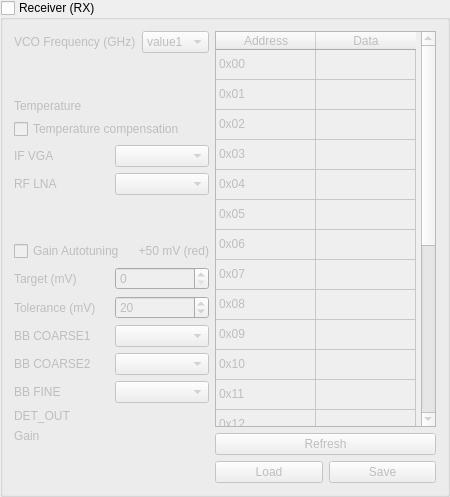
             <widget class="QGroupBox" name="gb_receiver">
              <property name="sizePolicy">
               <sizepolicy hsizetype="Expanding" vsizetype="Expanding">
                <horstretch>0</horstretch>
                <verstretch>0</verstretch>
               </sizepolicy>
              </property>
              <property name="title">
               <string>Receiver (RX)</string>
              </property>
              <property name="checkable">
               <bool>true</bool>
              </property>
              <property name="checked">
               <bool>false</bool>
              </property>
              <layout class="QVBoxLayout" name="verticalLayout_13">
               <item>
                <layout class="QHBoxLayout" name="horizontalLayout_13">
                 <item>
                  <layout class="QVBoxLayout" name="verticalLayout_8">
                   <item>
                    <layout class="QVBoxLayout" name="verticalLayout_9">
                     <item>
                      <layout class="QHBoxLayout" name="horizontalLayout_15">
                       <item>
                        <widget class="QLabel" name="lbl_rx_vco">
                         <property name="text">
                          <string>VCO Frequency (GHz)</string>
                         </property>
                        </widget>
                       </item>
                       <item>
                        <widget class="QComboBox" name="cb_rx_vco">
                         <item>
                          <property name="text">
                           <string>value1</string>
                          </property>
                         </item>
                         <item>
                          <property name="text">
                           <string>value2</string>
                          </property>
                         </item>
                        </widget>
                       </item>
                      </layout>
                     </item>
                     <item>
                      <spacer name="verticalSpacer_5">
                       <property name="orientation">
                        <enum>Qt::Vertical</enum>
                       </property>
                       <property name="sizeHint" stdset="0">
                        <size>
                         <width>20</width>
                         <height>40</height>
                        </size>
                       </property>
                      </spacer>
                     </item>
                     <item>
                      <layout class="QHBoxLayout" name="horizontalLayout_20">
                       <item>
                        <widget class="QLabel" name="lbl_rx_temp">
                         <property name="text">
                          <string>Temperature</string>
                         </property>
                        </widget>
                       </item>
                       <item>
                        <widget class="QLabel" name="lbl_rx_temp_dyn">
                         <property name="text">
                          <string/>
                         </property>
                         <property name="alignment">
                          <set>Qt::AlignRight|Qt::AlignTrailing|Qt::AlignVCenter</set>
                         </property>
                        </widget>
                       </item>
                      </layout>
                     </item>
                     <item>
                      <widget class="QCheckBox" name="chk_rx_auto_ifvga_rflna">
                       <property name="text">
                        <string>Temperature compensation</string>
                       </property>
                      </widget>
                     </item>
                     <item>
                      <layout class="QHBoxLayout" name="horizontalLayout_16">
                       <item>
                        <widget class="QLabel" name="lbl_rx_ifvga">
                         <property name="text">
                          <string>IF VGA</string>
                         </property>
                        </widget>
                       </item>
                       <item>
                        <widget class="QComboBox" name="cb_rx_ifvga">
                         <property name="currentIndex">
                          <number>-1</number>
                         </property>
                         <item>
                          <property name="text">
                           <string>value1</string>
                          </property>
                         </item>
                         <item>
                          <property name="text">
                           <string>value2</string>
                          </property>
                         </item>
                        </widget>
                       </item>
                      </layout>
                     </item>
                     <item>
                      <layout class="QHBoxLayout" name="horizontalLayout_17">
                       <item>
                        <widget class="QLabel" name="lbl_rx_rflna">
                         <property name="text">
                          <string>RF LNA</string>
                         </property>
                        </widget>
                       </item>
                       <item>
                        <widget class="QComboBox" name="cb_rx_rflna">
                         <property name="currentIndex">
                          <number>-1</number>
                         </property>
                         <item>
                          <property name="text">
                           <string>value1</string>
                          </property>
                         </item>
                         <item>
                          <property name="text">
                           <string>value2</string>
                          </property>
                         </item>
                        </widget>
                       </item>
                      </layout>
                     </item>
                     <item>
                      <spacer name="verticalSpacer_6">
                       <property name="orientation">
                        <enum>Qt::Vertical</enum>
                       </property>
                       <property name="sizeHint" stdset="0">
                        <size>
                         <width>20</width>
                         <height>40</height>
                        </size>
                       </property>
                      </spacer>
                     </item>
                     <item>
                      <layout class="QHBoxLayout" name="horizontalLayout">
                       <item>
                        <widget class="QCheckBox" name="chk_rx_autotuning">
                         <property name="text">
                          <string>Gain Autotuning</string>
                         </property>
                        </widget>
                       </item>
                       <item>
                        <widget class="QLabel" name="label_3">
                         <property name="text">
                          <string>+50 mV (red)</string>
                         </property>
                         <property name="alignment">
                          <set>Qt::AlignRight|Qt::AlignTrailing|Qt::AlignVCenter</set>
                         </property>
                        </widget>
                       </item>
                      </layout>
                     </item>
                     <item>
                      <layout class="QHBoxLayout" name="horizontalLayout_6">
                       <item>
                        <widget class="QLabel" name="lbl_rx_target">
                         <property name="text">
                          <string>Target (mV)</string>
                         </property>
                        </widget>
                       </item>
                       <item>
                        <widget class="QSpinBox" name="sb_rx_target">
                         <property name="maximum">
                          <number>1000</number>
                         </property>
                         <property name="value">
                          <number>0</number>
                         </property>
                        </widget>
                       </item>
                      </layout>
                     </item>
                     <item>
                      <layout class="QHBoxLayout" name="horizontalLayout_42">
                       <item>
                        <widget class="QLabel" name="lbl_rx_tolerance">
                         <property name="text">
                          <string>Tolerance (mV)</string>
                         </property>
                        </widget>
                       </item>
                       <item>
                        <widget class="QSpinBox" name="rx_tolerance">
                         <property name="toolTip">
                          <string>TX_DET_OUT target voltage for the autotuning algorithm.</string>
                         </property>
                         <property name="maximum">
                          <number>1000</number>
                         </property>
                         <property name="value">
                          <number>20</number>
                         </property>
                        </widget>
                       </item>
                      </layout>
                     </item>
                     <item>
                      <layout class="QHBoxLayout" name="horizontalLayout_36">
                       <item>
                        <widget class="QLabel" name="lbl_rx_bbcoarse1">
                         <property name="text">
                          <string>BB COARSE1</string>
                         </property>
                        </widget>
                       </item>
                       <item>
                        <widget class="QComboBox" name="cb_rx_bbcoarse1"/>
                       </item>
                      </layout>
                     </item>
                     <item>
                      <layout class="QHBoxLayout" name="horizontalLayout_37">
                       <item>
                        <widget class="QLabel" name="lbl_rx_bbcoarse2">
                         <property name="text">
                          <string>BB COARSE2</string>
                         </property>
                        </widget>
                       </item>
                       <item>
                        <widget class="QComboBox" name="cb_rx_bbcoarse2">
                         <property name="currentIndex">
                          <number>-1</number>
                         </property>
                         <item>
                          <property name="text">
                           <string>value1</string>
                          </property>
                         </item>
                         <item>
                          <property name="text">
                           <string>value2</string>
                          </property>
                         </item>
                        </widget>
                       </item>
                      </layout>
                     </item>
                     <item>
                      <layout class="QHBoxLayout" name="horizontalLayout_38">
                       <item>
                        <widget class="QLabel" name="lbl_rx_bbfine">
                         <property name="text">
                          <string>BB FINE</string>
                         </property>
                        </widget>
                       </item>
                       <item>
                        <widget class="QComboBox" name="cb_rx_bbfine">
                         <property name="currentIndex">
                          <number>-1</number>
                         </property>
                         <item>
                          <property name="text">
                           <string>value1</string>
                          </property>
                         </item>
                         <item>
                          <property name="text">
                           <string>value2</string>
                          </property>
                         </item>
                        </widget>
                       </item>
                      </layout>
                     </item>
                     <item>
                      <layout class="QHBoxLayout" name="horizontalLayout_30">
                       <item>
                        <widget class="QLabel" name="lbl_rx_det">
                         <property name="text">
                          <string>DET_OUT</string>
                         </property>
                        </widget>
                       </item>
                       <item>
                        <widget class="QLabel" name="lbl_rx_det_dyn">
                         <property name="text">
                          <string/>
                         </property>
                         <property name="alignment">
                          <set>Qt::AlignRight|Qt::AlignTrailing|Qt::AlignVCenter</set>
                         </property>
                        </widget>
                       </item>
                      </layout>
                     </item>
                     <item>
                      <layout class="QHBoxLayout" name="horizontalLayout_41">
                       <item>
                        <widget class="QLabel" name="lbl_rx_gain">
                         <property name="text">
                          <string>Gain</string>
                         </property>
                        </widget>
                       </item>
                       <item>
                        <widget class="QLabel" name="lbl_rx_gain_dyn">
                         <property name="text">
                          <string/>
                         </property>
                         <property name="alignment">
                          <set>Qt::AlignRight|Qt::AlignTrailing|Qt::AlignVCenter</set>
                         </property>
                        </widget>
                       </item>
                      </layout>
                     </item>
                    </layout>
                   </item>
                   <item>
                    <spacer name="verticalSpacer_2">
                     <property name="orientation">
                      <enum>Qt::Vertical</enum>
                     </property>
                     <property name="sizeHint" stdset="0">
                      <size>
                       <width>20</width>
                       <height>40</height>
                      </size>
                     </property>
                    </spacer>
                   </item>
                  </layout>
                 </item>
                 <item>
                  <layout class="QVBoxLayout" name="verticalLayout_11">
                   <item>
                    <widget class="QTableWidget" name="tb_rx_registers">
                     <property name="minimumSize">
                      <size>
                       <width>218</width>
                       <height>0</height>
                      </size>
                     </property>
                     <property name="maximumSize">
                      <size>
                       <width>221</width>
                       <height>581</height>
                      </size>
                     </property>
                     <attribute name="verticalHeaderVisible">
                      <bool>false</bool>
                     </attribute>
                     <row>
                      <property name="text">
                       <string>0</string>
                      </property>
                     </row>
                     <row>
                      <property name="text">
                       <string>1</string>
                      </property>
                     </row>
                     <row>
                      <property name="text">
                       <string>2</string>
                      </property>
                     </row>
                     <row>
                      <property name="text">
                       <string>3</string>
                      </property>
                     </row>
                     <row>
                      <property name="text">
                       <string>4</string>
                      </property>
                     </row>
                     <row>
                      <property name="text">
                       <string>5</string>
                      </property>
                     </row>
                     <row>
                      <property name="text">
                       <string>6</string>
                      </property>
                     </row>
                     <row>
                      <property name="text">
                       <string>7</string>
                      </property>
                     </row>
                     <row>
                      <property name="text">
                       <string>8</string>
                      </property>
                     </row>
                     <row>
                      <property name="text">
                       <string>9</string>
                      </property>
                     </row>
                     <row>
                      <property name="text">
                       <string>10</string>
                      </property>
                     </row>
                     <row>
                      <property name="text">
                       <string>11</string>
                      </property>
                     </row>
                     <row>
                      <property name="text">
                       <string>12</string>
                      </property>
                     </row>
                     <row>
                      <property name="text">
                       <string>13</string>
                      </property>
                     </row>
                     <row>
                      <property name="text">
                       <string>14</string>
                      </property>
                     </row>
                     <row>
                      <property name="text">
                       <string>15</string>
                      </property>
                     </row>
                     <row>
                      <property name="text">
                       <string>16</string>
                      </property>
                     </row>
                     <row>
                      <property name="text">
                       <string>17</string>
                      </property>
                     </row>
                     <row>
                      <property name="text">
                       <string>18</string>
                      </property>
                     </row>
                     <row>
                      <property name="text">
                       <string>19</string>
                      </property>
                     </row>
                     <row>
                      <property name="text">
                       <string>20</string>
                      </property>
                     </row>
                     <row>
                      <property name="text">
                       <string>21</string>
                      </property>
                     </row>
                     <column>
                      <property name="text">
                       <string>Address</string>
                      </property>
                     </column>
                     <column>
                      <property name="text">
                       <string>Data</string>
                      </property>
                     </column>
                     <item row="0" column="0">
                      <property name="text">
                       <string>0x00</string>
                      </property>
                      <property name="flags">
                       <set>ItemIsEnabled</set>
                      </property>
                     </item>
                     <item row="0" column="1">
                      <property name="text">
                       <string/>
                      </property>
                     </item>
                     <item row="1" column="0">
                      <property name="text">
                       <string>0x01</string>
                      </property>
                      <property name="flags">
                       <set>ItemIsEnabled</set>
                      </property>
                     </item>
                     <item row="1" column="1">
                      <property name="text">
                       <string/>
                      </property>
                     </item>
                     <item row="2" column="0">
                      <property name="text">
                       <string>0x02</string>
                      </property>
                      <property name="flags">
                       <set>ItemIsEnabled</set>
                      </property>
                     </item>
                     <item row="2" column="1">
                      <property name="text">
                       <string/>
                      </property>
                     </item>
                     <item row="3" column="0">
                      <property name="text">
                       <string>0x03</string>
                      </property>
                      <property name="flags">
                       <set>ItemIsEnabled</set>
                      </property>
                     </item>
                     <item row="3" column="1">
                      <property name="text">
                       <string/>
                      </property>
                     </item>
                     <item row="4" column="0">
                      <property name="text">
                       <string>0x04</string>
                      </property>
                      <property name="flags">
                       <set>ItemIsEnabled</set>
                      </property>
                     </item>
                     <item row="4" column="1">
                      <property name="text">
                       <string/>
                      </property>
                     </item>
                     <item row="5" column="0">
                      <property name="text">
                       <string>0x05</string>
                      </property>
                      <property name="flags">
                       <set>ItemIsEnabled</set>
                      </property>
                     </item>
                     <item row="5" column="1">
                      <property name="text">
                       <string/>
                      </property>
                     </item>
                     <item row="6" column="0">
                      <property name="text">
                       <string>0x06</string>
                      </property>
                      <property name="flags">
                       <set>ItemIsEnabled</set>
                      </property>
                     </item>
                     <item row="6" column="1">
                      <property name="text">
                       <string/>
                      </property>
                     </item>
                     <item row="7" column="0">
                      <property name="text">
                       <string>0x07</string>
                      </property>
                      <property name="flags">
                       <set>ItemIsEnabled</set>
                      </property>
                     </item>
                     <item row="7" column="1">
                      <property name="text">
                       <string/>
                      </property>
                     </item>
                     <item row="8" column="0">
                      <property name="text">
                       <string>0x08</string>
                      </property>
                      <property name="flags">
                       <set>ItemIsEnabled</set>
                      </property>
                     </item>
                     <item row="8" column="1">
                      <property name="text">
                       <string/>
                      </property>
                     </item>
                     <item row="9" column="0">
                      <property name="text">
                       <string>0x09</string>
                      </property>
                      <property name="flags">
                       <set>ItemIsEnabled</set>
                      </property>
                     </item>
                     <item row="9" column="1">
                      <property name="text">
                       <string/>
                      </property>
                     </item>
                     <item row="10" column="0">
                      <property name="text">
                       <string>0x10</string>
                      </property>
                      <property name="flags">
                       <set>ItemIsEnabled</set>
                      </property>
                     </item>
                     <item row="10" column="1">
                      <property name="text">
                       <string/>
                      </property>
                     </item>
                     <item row="11" column="0">
                      <property name="text">
                       <string>0x11</string>
                      </property>
                      <property name="flags">
                       <set>ItemIsEnabled</set>
                      </property>
                     </item>
                     <item row="11" column="1">
                      <property name="text">
                       <string/>
                      </property>
                     </item>
                     <item row="12" column="0">
                      <property name="text">
                       <string>0x12</string>
                      </property>
                      <property name="flags">
                       <set>ItemIsEnabled</set>
                      </property>
                     </item>
                     <item row="12" column="1">
                      <property name="text">
                       <string/>
                      </property>
                     </item>
                     <item row="13" column="0">
                      <property name="text">
                       <string>0x13</string>
                      </property>
                      <property name="flags">
                       <set>ItemIsEnabled</set>
                      </property>
                     </item>
                     <item row="13" column="1">
                      <property name="text">
                       <string/>
                      </property>
                     </item>
                     <item row="14" column="0">
                      <property name="text">
                       <string>0x14</string>
                      </property>
                      <property name="flags">
                       <set>ItemIsEnabled</set>
                      </property>
                     </item>
                     <item row="14" column="1">
                      <property name="text">
                       <string/>
                      </property>
                     </item>
                     <item row="15" column="0">
                      <property name="text">
                       <string>0x15</string>
                      </property>
                      <property name="flags">
                       <set>ItemIsEnabled</set>
                      </property>
                     </item>
                     <item row="15" column="1">
                      <property name="text">
                       <string/>
                      </property>
                     </item>
                     <item row="16" column="0">
                      <property name="text">
                       <string>0x16</string>
                      </property>
                      <property name="flags">
                       <set>ItemIsEnabled</set>
                      </property>
                     </item>
                     <item row="16" column="1">
                      <property name="text">
                       <string/>
                      </property>
                     </item>
                     <item row="17" column="0">
                      <property name="text">
                       <string>0x17</string>
                      </property>
                      <property name="flags">
                       <set>ItemIsEnabled</set>
                      </property>
                     </item>
                     <item row="17" column="1">
                      <property name="text">
                       <string/>
                      </property>
                     </item>
                     <item row="18" column="0">
                      <property name="text">
                       <string>0x18</string>
                      </property>
                      <property name="flags">
                       <set>ItemIsEnabled</set>
                      </property>
                     </item>
                     <item row="18" column="1">
                      <property name="text">
                       <string/>
                      </property>
                     </item>
                     <item row="19" column="0">
                      <property name="text">
                       <string>0x19</string>
                      </property>
                      <property name="flags">
                       <set>ItemIsEnabled</set>
                      </property>
                     </item>
                     <item row="19" column="1">
                      <property name="text">
                       <string/>
                      </property>
                     </item>
                     <item row="20" column="0">
                      <property name="text">
                       <string>0x1A</string>
                      </property>
                      <property name="flags">
                       <set>ItemIsEnabled</set>
                      </property>
                     </item>
                     <item row="20" column="1">
                      <property name="text">
                       <string/>
                      </property>
                     </item>
                     <item row="21" column="0">
                      <property name="text">
                       <string>0x1B</string>
                      </property>
                      <property name="flags">
                       <set>ItemIsEnabled</set>
                      </property>
                     </item>
                     <item row="21" column="1">
                      <property name="text">
                       <string/>
                      </property>
                     </item>
                    </widget>
                   </item>
                   <item>
                    <layout class="QHBoxLayout" name="horizontalLayout_4">
                     <item>
                      <widget class="QPushButton" name="btn_rx_refresh_regs">
                       <property name="text">
                        <string>Refresh</string>
                       </property>
                      </widget>
                     </item>
                    </layout>
                   </item>
                   <item>
                    <layout class="QHBoxLayout" name="horizontalLayout_34">
                     <item>
                      <widget class="QPushButton" name="btn_rx_load_regs">
                       <property name="text">
                        <string>Load</string>
                       </property>
                      </widget>
                     </item>
                     <item>
                      <widget class="QPushButton" name="btn_rx_save_regs">
                       <property name="text">
                        <string>Save</string>
                       </property>
                      </widget>
                     </item>
                    </layout>
                   </item>
                  </layout>
                 </item>
                </layout>
               </item>
              </layout>
             </widget>
